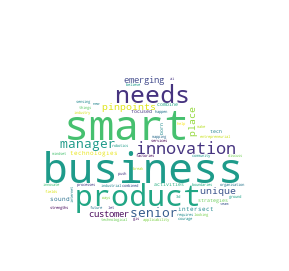

Source code (Python):
import matplotlib.pyplot as pPlot
from wordcloud import WordCloud, STOPWORDS
import numpy as npy
from PIL import Image
dataset = open("dmoldovan.txt", "r").read()
def create_word_cloud(string):
    maskArray = npy.array(Image.open("cloud.jpg"))
    cloud = WordCloud(background_color = "white", max_words = 300, mask = maskArray, stopwords = set(STOPWORDS))
    cloud.generate(string)
    cloud.to_file("wordCloudart.png")
dataset = dataset.lower()
create_word_cloud(dataset)
